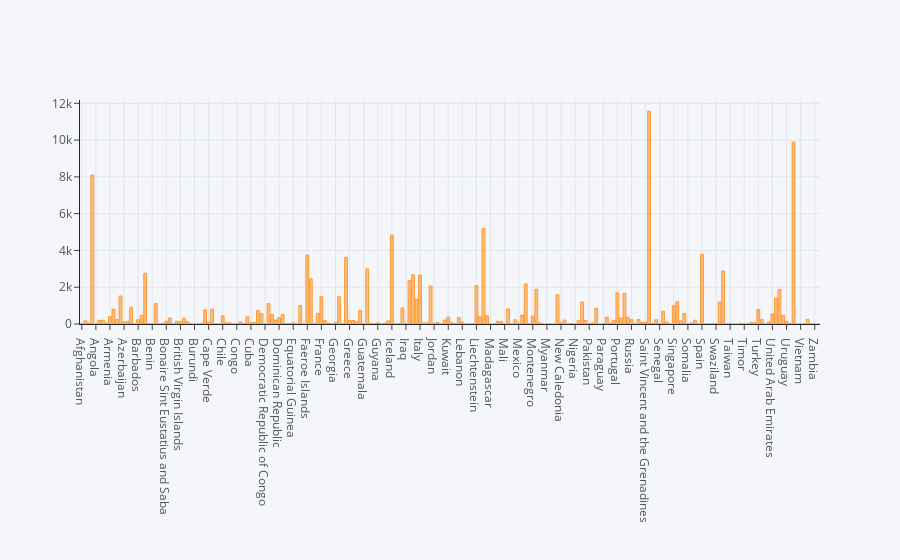

This figure's notebook cell:
### Code cell
df2.iplot(kind='bar',x='location',y='April-20')

### Figure 1 — Plotly figure (JSON) as saved in the notebook; plotly's stock layout.template omitted (floating-point values rounded to 4 significant figures; data arrays with more than 128 entries replaced by an {"elided": "..."} marker saying what was removed)
{"data": [{"marker": {"color": "rgba(255, 153, 51, 0.6)", "line": {"color": "rgba(255, 153, 51, 1.0)", "width": 1}}, "name": "April-20", "orientation": "v", "text": "", "type": "bar", "x": {"elided": "210 str values"}, "y": {"elided": "210 float values"}}], "layout": {"legend": {"bgcolor": "#F5F6F9", "font": {"color": "#4D5663"}}, "paper_bgcolor": "#F5F6F9", "plot_bgcolor": "#F5F6F9", "title": {"font": {"color": "#4D5663"}}, "xaxis": {"gridcolor": "#E1E5ED", "showgrid": true, "tickfont": {"color": "#4D5663"}, "title": {"font": {"color": "#4D5663"}, "text": ""}, "zerolinecolor": "#E1E5ED"}, "yaxis": {"gridcolor": "#E1E5ED", "showgrid": true, "tickfont": {"color": "#4D5663"}, "title": {"font": {"color": "#4D5663"}, "text": ""}, "zerolinecolor": "#E1E5ED"}}}
